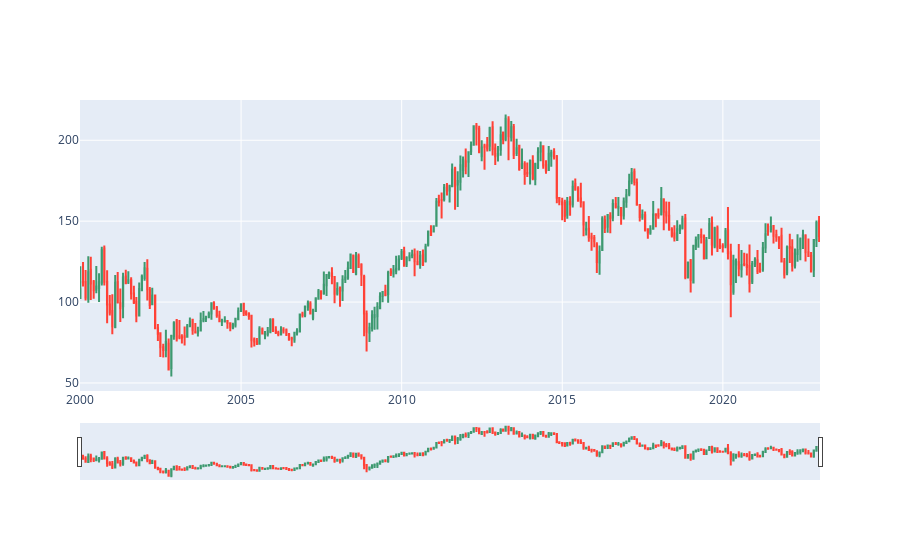

The notebook cell saved with this chart:
### Code cell
def plotCandlesticks():
    fig = go.Figure(data=[go.Candlestick(x=ibm_df['timestamp'],
                open=ibm_df['open'],
                high=ibm_df['high'],
                low=ibm_df['low'],
                close=ibm_df['close'])])

    

    fig.show()  
    
plotCandlesticks()

### Figure 1 — Plotly figure (JSON) as saved in the notebook; plotly's stock layout.template omitted (floating-point values rounded to 4 significant figures; data arrays with more than 128 entries replaced by an {"elided": "..."} marker saying what was removed)
{"data": [{"close": {"elided": "278 float values"}, "high": {"elided": "278 float values"}, "low": {"elided": "278 float values"}, "open": {"elided": "278 float values"}, "type": "candlestick", "x": {"elided": "278 str values"}}], "layout": {}}
